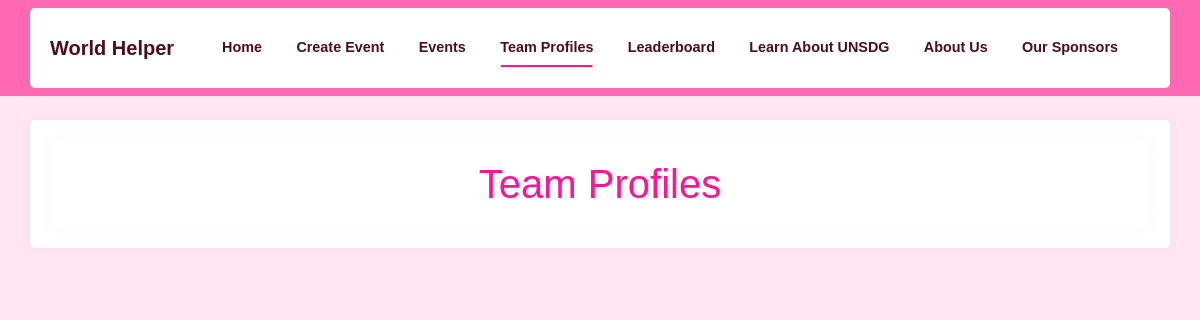
The app's page /team_profiles, older data.
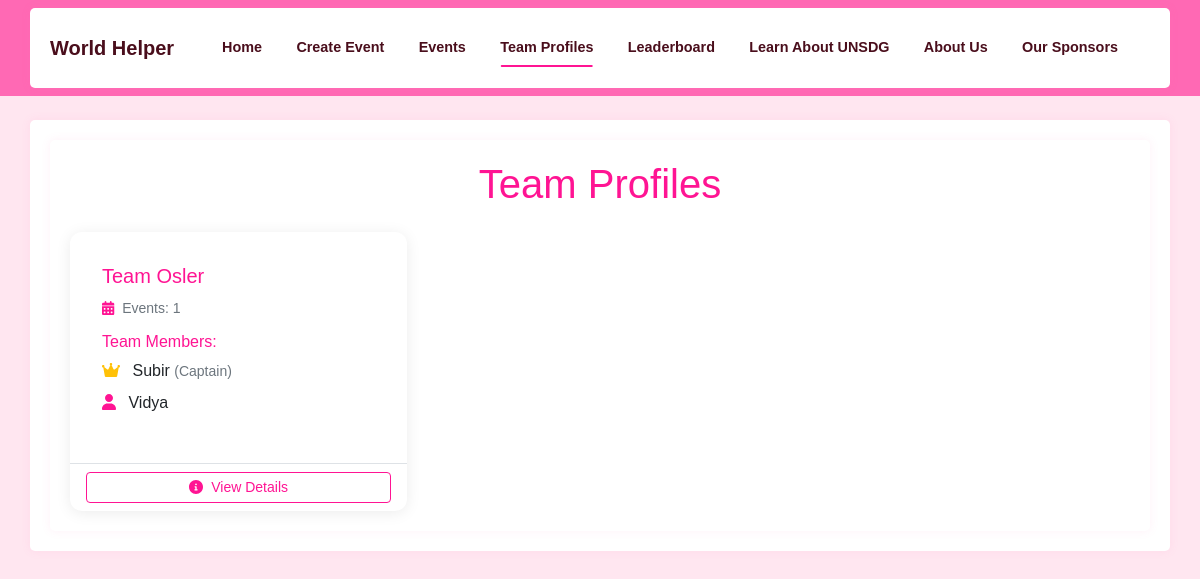
The same page, newer data.
### app/models.py (models this page shows, shortened)
class Team(db.Model):
    id = db.Column(db.Integer, primary_key=True)
    team_phrase = db.Column(db.String(100), nullable=False)
    name = db.Column(db.String(64), nullable=False)
    members = db.relationship('TeamMember', backref='team', lazy='dynamic',
                            cascade='all, delete-orphan')
    events = db.relationship('Event', backref='team', lazy='dynamic',
                           cascade='all, delete-orphan')
    bingo_card = db.relationship('BingoCard', backref='team', uselist=False,
                                cascade='all, delete-orphan')
    created_at = db.Column(db.DateTime, default=datetime.utcnow)

class TeamMember(db.Model):
    id = db.Column(db.Integer, primary_key=True)
    name = db.Column(db.String(64), nullable=False)
    team_id = db.Column(db.Integer, db.ForeignKey('team.id', ondelete='CASCADE'), nullable=False)
    is_captain = db.Column(db.Boolean, default=False)
    __table_args__ = (
        db.UniqueConstraint('team_id', 'name', name='unique_member_per_team'),
    )

### app/main/routes.py (the view)
@bp.route('/team_profiles')
def team_profiles():
    teams = db.session.query(Team, func.count(Event.id).label('event_count')) \
        .outerjoin(Event) \
        .group_by(Team.id) \
        .order_by(Team.name) \
        .all()
    return render_template('team_profiles.html', teams=teams)

### app/main/routes.py (called while the page is built)
@bp.context_processor
def utility_processor():
    return dict(SDG_DESCRIPTIONS=SDG_DESCRIPTIONS)

### app/templates/team_profiles.html (shortened to what this page needs)
{% extends "base.html" %}
{% block content %}
<div class="container">
    <h1 class="text-center mb-4 theme-pink">Team Profiles</h1>
    <div class="row row-cols-1 row-cols-md-2 row-cols-lg-3 g-4">
        {% for team, event_count in teams %}
        <div class="col">
            <div class="card h-100">
                <div class="card-body">
                    <h5 class="card-title theme-pink">{{ team.name }}</h5>
                    <div class="mb-3">
                        <small class="text-muted">
                            <i class="fas fa-calendar-alt me-1 theme-pink"></i>
                            Events: {{ event_count }}
                        </small>
                    </div>
                    <h6 class="card-subtitle mb-2 theme-pink">Team Members:</h6>
                    <ul class="list-unstyled">
                        {% for member in team.members %}
                        <li class="mb-2">
                            <i class="fas {% if member.is_captain %}fa-crown text-warning{% else %}fa-user text-pink{% endif %} me-2"></i>
                            {{ member.name }}
                            {% if member.is_captain %}
                            <small class="text-muted">(Captain)</small>
                            {% endif %}
                        </li>
                        {% endfor %}
                    </ul>
                </div>
                <div class="card-footer bg-transparent border-top">
                    <a href="{{ url_for('main.team', team_id=team.id) }}"
                       class="btn btn-outline-pink btn-sm w-100">
                        <i class="fas fa-info-circle me-1"></i> View Details
                    </a>
                </div>
            </div>
        </div>
        {% endfor %}
    </div>
</div>
{% endblock %}

Row changes from the older to the newer data that the page shows:
added Team: name "Team Osler", id "1"
added TeamMember: is_captain True (drawn), name "Subir"
added TeamMember: is_captain False (drawn), name "Vidya"
